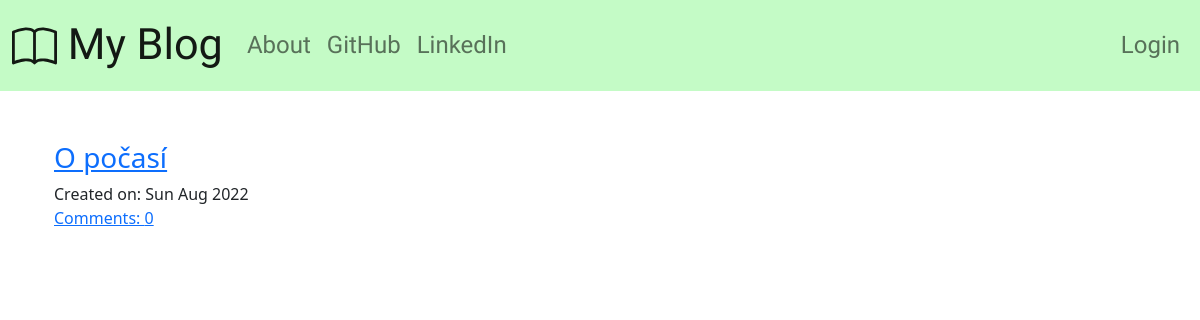
/, run on an earlier commit of the app's database.
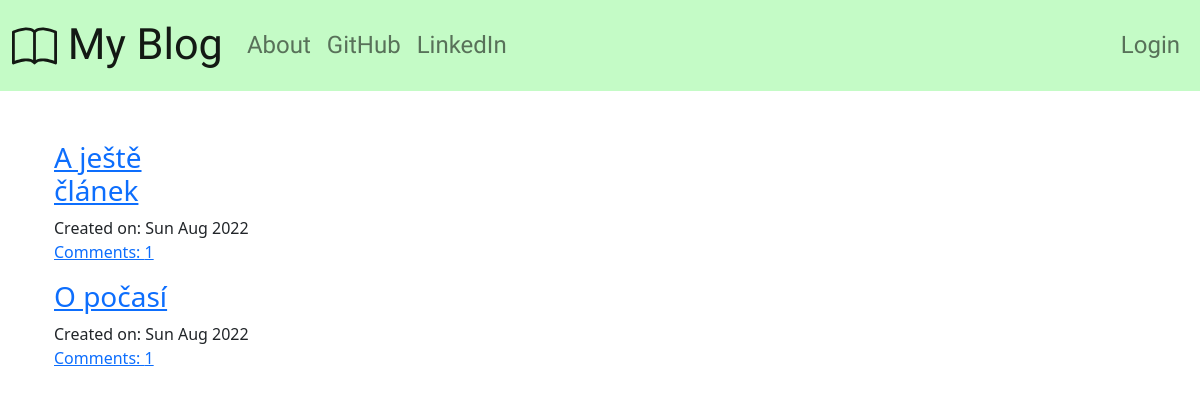
And on a later commit of the database.
### blog_app/models.py (models this page shows, shortened)
class Post(models.Model):
    author      = models.ForeignKey('auth.User', on_delete=models.CASCADE)
    title       = models.CharField(max_length = 200)
    text        = models.TextField()
    create_date = models.DateTimeField(default = timezone.now)
    published_date = models.DateTimeField(blank = True, null = True)
    def approved_comments(self):
        return self.comments.filter(approved_comment = True)

### blog_app/views.py (the view)
# urls.py: path('', views.PostListView.as_view(), name = 'post_list'),
class PostListView(ListView):
    model = Post
    def get_queryset(self):
        return Post.objects.filter(published_date__lte = timezone.now()).order_by('-published_date')

### blog_app/templates/blog_app/post_list.html (shortened to what this page needs)
{% extends "blog_app/base.html" %}
{% block content %}
  {% for post in post_list %}
  <div class="container">
    <div class="row">
      <div class="col col-lg-2">
        <a href="{% url 'post_detail' pk=post.pk %}"><h3>{{ post.title }}</h3></a>
      </div>
    </div>
    <div class="row">
      <div class="col">
        Created on: {{post.create_date|date:"D M Y"}}
      </div>
    </div>
    <div class="row">
      <div class="col">
        <a href="{% url 'post_detail' pk=post.pk %}">Comments: {{post.approved_comments.count}}</a>
      </div>
    </div>
    <div class="row">
      <div class="col">
      </div>
    </div>
  </div>
  {% endfor %}
{% endblock %}

What changed in the data, as far as the page shows it:
now on this page (row edited): Post: title "A ještě článek", create_date "Sun Aug 2022", approved_comments.count "1"
computed for Post "O počasí": approved_comments.count "0" → "1"
